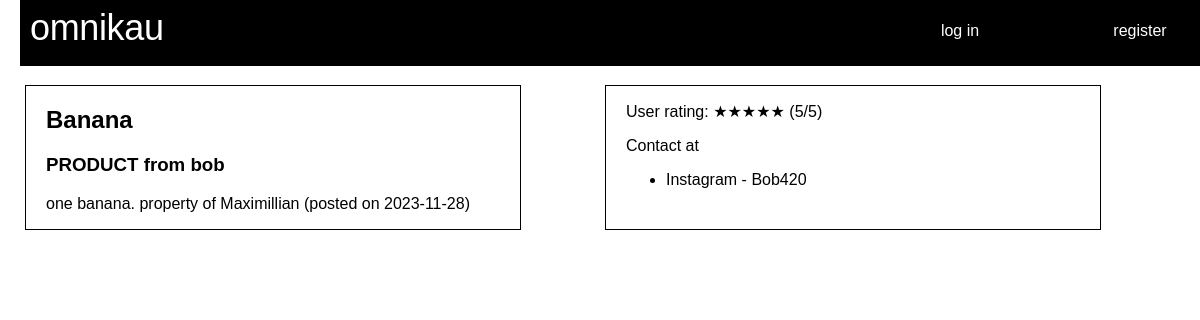
Screenshot of /?c=posting&a=view&i=19 with the database file from the repository.
### tables this page shows
CREATE TABLE `postings` (
  `posting_id` int(11) NOT NULL,
  `description` varchar(64) NOT NULL,
  `price` int(10) NOT NULL,
  `seller_email` varchar(64) NOT NULL,
  `date_posted` date NOT NULL DEFAULT current_timestamp(),
  `visits` int(11) NOT NULL,
  `is_sold` char(1) NOT NULL,
  `post_type` varchar(32) NOT NULL,
  `title` varchar(64) NOT NULL
);

CREATE TABLE `user` (
  `email` varchar(64) NOT NULL,
  `username` varchar(32) NOT NULL,
  `password` varchar(32) NOT NULL,
  `school_name` varchar(32) NOT NULL,
  `program_name` varchar(32) NOT NULL,
  `active` tinyint(1) NOT NULL
);

CREATE TABLE `contact` (
  `contact_type` varchar(32) NOT NULL,
  `email` varchar(64) NOT NULL,
  `contact_info` varchar(64) NOT NULL
);

### Models/Posting.php (called while the page is built, shortened)
<?php
    include_once 'sqlconnection.php';
    include_once 'Models/User.php';
    class Posting{
        public String $seller_email = "";
        function __construct($posting_id = -1){
            if($posting_id>-1){
                global $conn;
                $sql = "SELECT * FROM postings WHERE posting_id=$posting_id";
                $result = $conn->query($sql);
                $row = $result->fetch_assoc();
                $this->title = $row['title'];
                $this->description = $row['description'];
                $this->seller_email = $row['seller_email'];
                $this->date_posted = $row['date_posted'];
                $this->post_type = $row['post_type'];
            }
        }
        function getUser(){
            global $conn;
            $sql = "SELECT * FROM user WHERE email = '$this->seller_email'";
            $result = $conn->query($sql);
            $row = $result->fetch_assoc();
            $user = new User();
            $user->email = $row['email'];
            $user->username = $row['username'];
            $user->password = $row['password'];
            $user->school_name = $row['school_name'];
            $user->program_name = $row['program_name'];
            $user->active = $row['active'];
            return $user;
        }
    }
?>

### Models/User.php (called while the page is built, shortened)
<?php
    include_once 'Models/Contact.php';
    class User{
        public String $email = "";
        function getContactInfo(){
            global $conn;
            $list = array();
            $sql = "SELECT * FROM contact WHERE email = '$this->email'";
            $res = $conn->query($sql);
            while($row = $res->fetch_assoc()){
                $contact = new Contact();
                $contact->contact_type = $row['contact_type'];
                $contact->email = $row['email'];
                $contact->contact_info = $row['contact_info'];
                array_push($list, $contact);
            }
            return $list;
        }
        function getAvgRating(){
            global $conn;
            $stars = 0;
            $total = 0;
            $sql = "SELECT stars FROM ratings WHERE transaction_id IN (
                SELECT transaction_id FROM transactions WHERE posting_id IN (SELECT posting_id FROM postings WHERE seller_email = '$this->email')
            )";
            $res = $conn->query($sql);
            if($res->num_rows!=0){
                while($row = $res->fetch_assoc()){
                    $total = $total+1;
                    $stars = $stars + $row['stars'];
                }
                return $stars/$total;
            }else{
                return false;
            }
        }
    }
?>

### Views/Posting/view.php (the view, shortened to what this page needs)
<?php
    $data = $data[0];
    $user = $data->getUser();
?>
<!DOCTYPE html>
<html lang="en">
<head>
    <link rel="stylesheet" href="styles.css">
</head>
<body>
    <?php include_once "header.php"; ?>
    <div id="postingviewwrapper">
        <div id="fullposting">
            <?php
                echo "<h2>".$data->title."</h1>";
                echo "<h3>".$data->post_type." from " . $user->username ."</h3>";
            ?>
            <p><?php
                echo $data->description . " (posted on " . $data->date_posted . ")";
            ?><p>
        </div>
        <div id="userdetails">
            <p><?php
                echo "User rating: ";
                $stars = $user->getAvgRating();
                if($stars){
                    while($stars!=0){
                        echo "★";
                        $stars = $stars-1;
                    }
                }
                echo $user->getAvgRating() ? " (".$user->getAvgRating()."/5)" : "No ratings yet";
            ?><p>
            <p>Contact at</p>
            <ul id="contactinfo">
                <?php
                    $contact_list = $user->getContactInfo();
                    foreach ($contact_list as $contact){
                        echo "<li>";
                        echo $contact->contact_type." - ".$contact->contact_info;
                        echo "</li>";
                    }
                ?>
            </ul>
        </div>
    </div>
</body>
</html>

### styles.css (style rules this page uses)
body { margin: 20px; margin-top: 80px; position: relative; font-feature-settings: 'clig' off, 'liga' off; font-family: 'Michroma', sans-serif; }
#fullposting { background-color: white; color: black; margin: 5px; border: 1px solid black; width: 80%; padding-left: 20px; padding-right: 10px; }
#userdetails { background-color: white; color: black; margin: 5px; border: 1px solid black; width: 80%; padding-left: 20px; padding-right: 10px; }
#postingviewwrapper { display: grid; grid-template-columns: 1fr 1fr; }

### rows the page displays
postings: title "Banana", post_type "PRODUCT", description "one banana. property of Maximillian", date_posted "2023-11-28"
user: username "bob"
contact: contact_type "Instagram", contact_info "Bob420"

### other values shown
$user->getAvgRating() "5"
